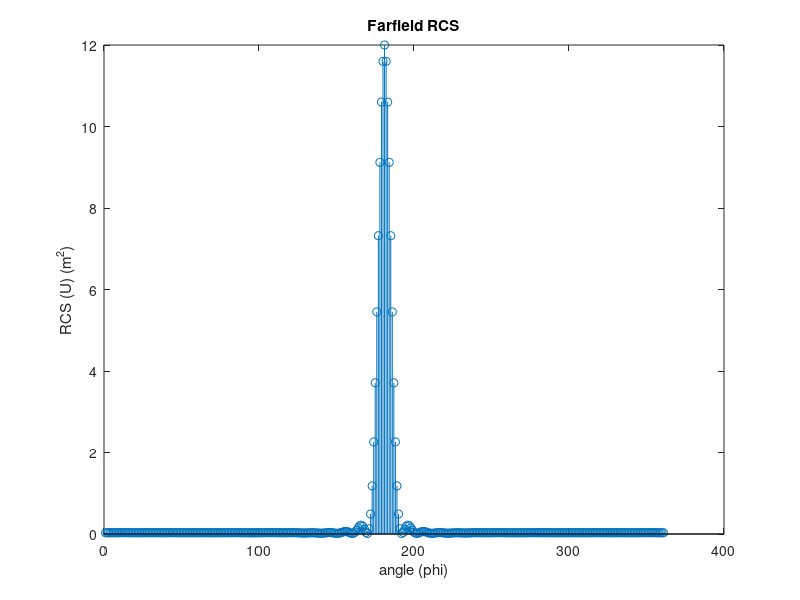

Write MATLAB code to recreate this figure.
clear all

%%%%%%%%%%%%%%%%%%%%%%%%%%
%{
xlsFile='dataX.xls';
[fileType, sheets] = xlsfinfo(dataX);
%}
%%%%%%%%%%%%%%%%%%%%%%%%%

load dataX.txt;
data = load('data.txt');
data1 = load('dataX.txt');
data2 = load('dataY.txt');

%%%%%%%%%%%%%%%%%%%%%%%%%%%


Y = data1(:,1);

stem(Y);

xlabel('angle (phi)');
ylabel('RCS (U) (m^2)');
title('Farfield RCS');

